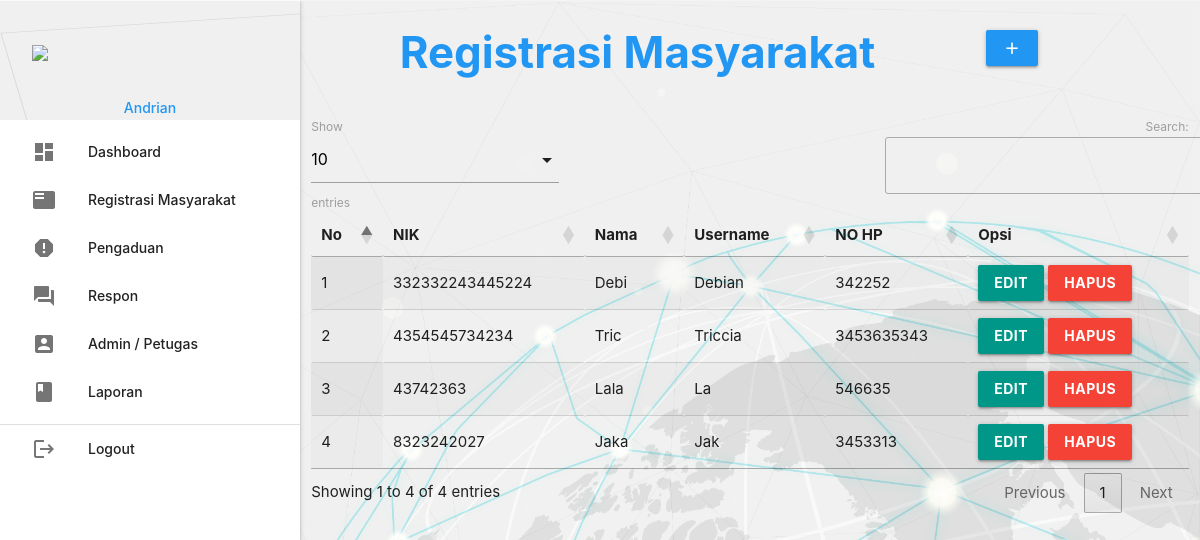
The app's page /admin/index.php?p=registrasi (signed in) with its own data.
### tables this page shows
CREATE TABLE `masyarakat` (
  `nik` varchar(16) NOT NULL,
  `nama` varchar(35) NOT NULL,
  `username` varchar(25) NOT NULL,
  `password` varchar(255) NOT NULL,
  `telp` varchar(13) NOT NULL
);

### admin/registrasi.php (the view, shortened to what this page needs)
       <div class="row">
         <div class="col s12 m9">
           <h3 class="blue-text"style="text-align:center"><b> Registrasi Masyarakat</h3></b>
         </div>
         <div class="col s12 m3">
           <div class="section"></div>
           <a class="waves-effect waves-light btn modal-trigger blue" href="#modal1"><i class="material-icons">add</i></a>
         </div>
       </div>
       <table id="example" class="display responsive-table" style="width:100%">
         <thead>
             <tr>
				<th>No</th>
				<th>NIK</th>
				<th>Nama</th>
				<th>Username</th>
				<th>NO HP</th>
               	<th>Opsi</th>
             </tr>
         </thead>
         <tbody>
<?php
	$no=1;
	$query = mysqli_query($koneksi,"SELECT * FROM masyarakat ORDER BY nik ASC");
	while ($r=mysqli_fetch_assoc($query)) { ?>
	<tr>
		<td><?php echo $no++; ?></td>
		<td><?php echo $r['nik']; ?></td>
		<td><?php echo $r['nama']; ?></td>
		<td><?php echo $r['username']; ?></td>
		<td><?php echo $r['telp']; ?></td>
		<td><a class="btn teal modal-trigger" href="#regis_edit?nik=<?php echo $r['nik'] ?>"><b>Edit</a></b> <a onclick="return confirm('Anda Yakin Ingin Menghapus Ya/Tidak')" class="btn red" href="index.php?p=regis_hapus&nik=<?php echo $r['nik'] ?>"><b>Hapus</a></b></td>
	</tr>
           <?php  }
            ?>
         </tbody>
       </table>

### records on screen
masyarakat: nik "332332243445224", nama "Debi", username "Debian", telp "342252"
masyarakat: nik "4354545734234", nama "Tric", username "Triccia", telp "3453635343"
masyarakat: nik "43742363", nama "Lala", username "La", telp "546635"
masyarakat: nik "8323242027", nama "Jaka", username "Jak", telp "3453313"

### other values on screen
$_SESSION['data']['nama_petugas'] "Andrian"
